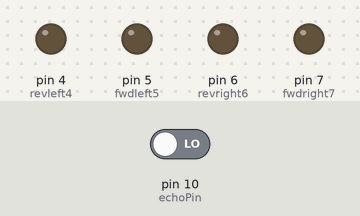
This program was run on a simulated Arduino Uno, built with avr-gcc and run on an emulated ATmega328P. Parts: output pins drawn as LEDs (lit = HIGH). The inputs (shaded band) are chosen by the test bench; at power-on: pin 10 (echoPin) LOW. Random numbers use the default seed unless the program sets one; pins used as bus, display or sensor lines are not drawn.

Above: at 1.5 s.
At 2.5 s:
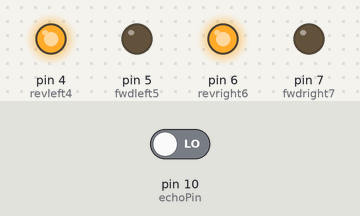
At 3.6 s:
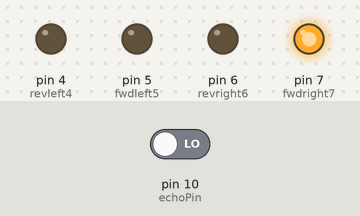
Timing chart, 0 to 6.8 s (numbered marks = the images above):
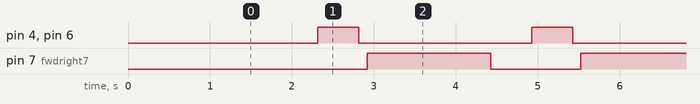

Measured:
- by itself, pin 4 (revleft4), pin 6 (revright6): alternates HIGH for 0.50 s and LOW for 2.1 s
- by itself, pin 7 (fwdright7): alternates HIGH for 1.5 s and LOW for 1.1 s
- by itself, everything shown: repeats every 2.6 s, in 4 steps

The program:

main.cpp
```cpp
#include <Arduino.h>
#include <readRange.h>
#include <control.h>

#define trigPin     9
#define echoPin     10

#define revleft4    4
#define fwdleft5    5
#define revright6   6
#define fwdright7   7

long duration, distance;

Read_Range read;
Control control;

void setup() {

  delay(random(500,2000));
  Serial.begin(9600);
  pinMode(revleft4, OUTPUT);
  pinMode(fwdleft5, OUTPUT);
  pinMode(revright6, OUTPUT);
  pinMode(fwdright7, OUTPUT);

  pinMode(trigPin, OUTPUT);
  pinMode(echoPin, INPUT);
}

void loop() {

  read.calcDistance(trigPin, echoPin);

  delay(10);

  if (read.getDistance() > 19)
  {
    control.moveForward(fwdright7, fwdleft5, revright6, revleft4);
  }

  if (read.getDistance() < 18)
  {
    control.stopMoving(fwdright7, fwdleft5, revright6, revleft4);
    delay(500);

    control.moveBackward(fwdright7, fwdleft5, revright6, revleft4);
    delay(500);

    control.stopMoving(fwdright7, fwdleft5, revright6, revleft4);
    delay(100);

    control.turnRight(fwdright7, fwdleft5, revright6, revleft4);
    delay(500);
  }

}
```
